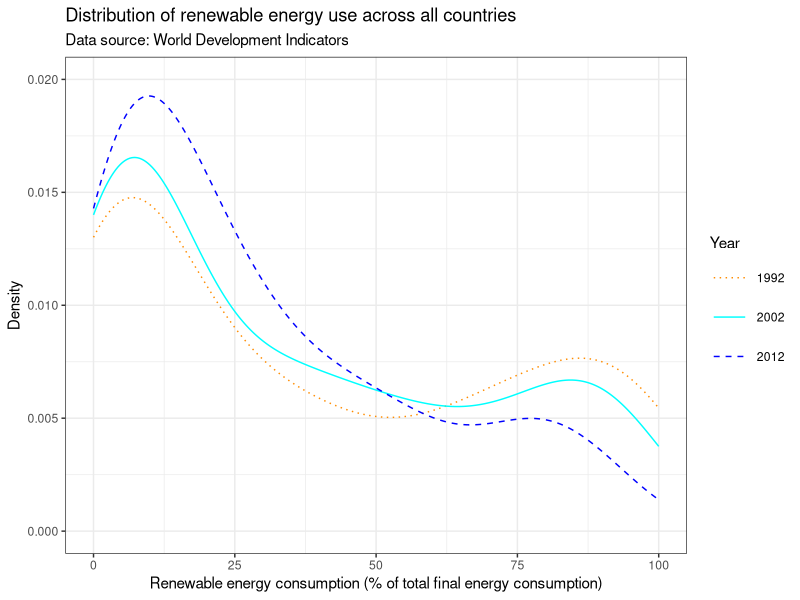
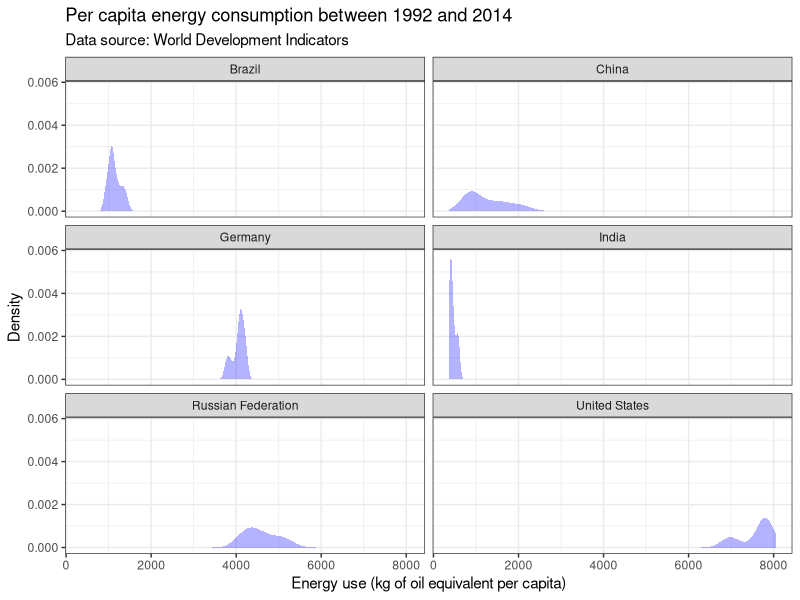

These charts were generated, in order, by the following R code:
## ---- chunk 1
setwd("/Users/thereseanders/Documents/UNI/USC/Spring_2017/SPECRTraining/Part1")
library(ggplot2)
library(foreign)
dat <- read.csv("./data/wdi_cleaned_part1.csv",
                stringsAsFactors = F)
## ---- chunk 2
ggplot(subset(dat, year %in% c(1992, 2002, 2012)), 
       aes(x = renewable_energyuse, 
           color = factor(year), 
           linetype = factor(year))) +
  geom_line(stat = "density") +
  labs(title = "Distribution of renewable energy use across all countries",
       subtitle = "Data source: World Development Indicators",
       x = "Renewable energy consumption (% of total final energy consumption)",
       y = "Density") + 
  theme_bw() +
  scale_color_manual(name = "Year",
                     values = c("darkorange",
                                "cyan",
                                "blue")) +
  scale_linetype_manual(name = "Year",
                        values = c("dotted",
                                   "solid",
                                   "dashed")) +
  theme(legend.key.size = unit(1, "cm")) +
  coord_cartesian(ylim = c(0, 0.02))
## ---- chunk 3
ggplot(subset(dat, country %in% c("United States",
                                  "Germany",
                                  "Brazil",
                                  "Russian Federation",
                                  "India",
                                  "China")), 
       aes(x = energyuse_pop)) +
  geom_density(fill = "blue", alpha = 0.3, color = NA) +
  facet_wrap(~ factor(country), ncol = 2) +
  theme_bw() +
  labs(title = "Per capita energy consumption between 1992 and 2014",
       subtitle = "Data source: World Development Indicators",
       x = "Energy use (kg of oil equivalent per capita)",
       y = "Density")
